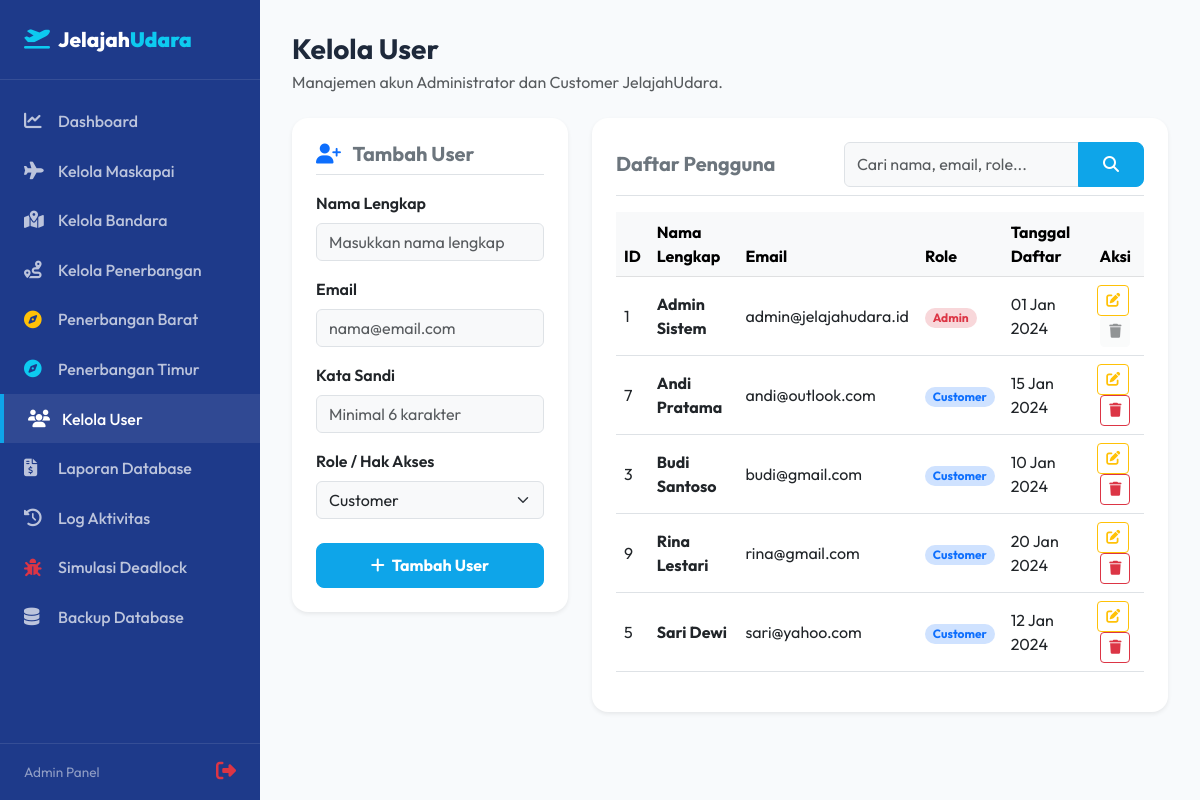
Screenshot of /admin/user/index.php (signed in) with the database file from the repository.
### tables this page shows
CREATE TABLE `users` (
  `id_user` int unsigned NOT NULL AUTO_INCREMENT,
  `nama` varchar(100) NOT NULL,
  `email` varchar(150) NOT NULL,
  `password` varchar(255) NOT NULL,
  `role` enum('admin','customer') NOT NULL DEFAULT 'customer',
  `created_at` datetime NOT NULL DEFAULT CURRENT_TIMESTAMP,
  `nama_lengkap` varchar(100) NOT NULL DEFAULT '',
  PRIMARY KEY (`id_user`),
  UNIQUE KEY `uq_email` (`email`),
  KEY `idx_role` (`role`)
);

### admin/user/index.php (the view, shortened to what this page needs)
<?php
require_once '../../includes/header.php';
$database = new Database();
$db = $database->getConnection();
$edit_data = null;
$search = isset($_GET['search']) ? filter_input(INPUT_GET, 'search', FILTER_SANITIZE_SPECIAL_CHARS) : '';
$users_list = [];
try {
    if (!empty($search)) {
        $query = "SELECT * FROM users
                  WHERE nama_lengkap LIKE :search
                     OR email LIKE :search
                     OR role LIKE :search
                  ORDER BY nama_lengkap ASC";
        $stmt = $db->prepare($query);
        $search_param = "%" . $search . "%";
        $stmt->bindParam(':search', $search_param);
    } else {
        $query = "SELECT * FROM users ORDER BY nama_lengkap ASC";
        $stmt = $db->prepare($query);
    }
    $stmt->execute();
    $users_list = $stmt->fetchAll(PDO::FETCH_ASSOC);
} catch (PDOException $e) {}
?>
<div class="admin-wrapper">
    <?php require_once '../../includes/sidebar.php'; ?>
    <main class="admin-content">
        <div class="d-flex justify-content-between align-items-center mb-4">
            <div>
                <h3 class="fw-bold mb-1">Kelola User</h3>
                <p class="text-muted mb-0">Manajemen akun Administrator dan Customer JelajahUdara.</p>
            </div>
        </div>
        <div class="row g-4">
            <div class="col-lg-4">
                <div class="card border-0 shadow-sm rounded-4 p-4 bg-white">
                    <h5 class="fw-bold text-secondary mb-3 pb-2 border-bottom">
                        <?= $edit_data ? '<i class="fa-solid fa-user-pen text-warning me-2"></i> Edit User' : '<i class="fa-solid fa-user-plus text-primary me-2"></i> Tambah User' ?>
                    </h5>
                    <form action="index.php" method="POST">
                        <div class="mb-3">
                            <label for="nama_lengkap" class="form-label fw-semibold">Nama Lengkap</label>
                            <input type="text" class="form-control bg-light" id="nama_lengkap" name="nama_lengkap" value="<?= htmlspecialchars($edit_data['nama_lengkap'] ?? '') ?>" placeholder="Masukkan nama lengkap" required>
                        </div>
                        <div class="mb-3">
                            <label for="email" class="form-label fw-semibold">Email</label>
                            <input type="email" class="form-control bg-light" id="email" name="email" value="<?= htmlspecialchars($edit_data['email'] ?? '') ?>" placeholder="nama@email.com" required>
                        </div>
                        <div class="mb-3">
                            <label for="password" class="form-label fw-semibold">Kata Sandi</label>
                            <input type="password" class="form-control bg-light" id="password" name="password" placeholder="<?= $edit_data ? 'Kosongkan jika tidak diubah' : 'Minimal 6 karakter' ?>" <?= $edit_data ? '' : 'required' ?> minlength="6">
                        </div>
                        <div class="mb-4">
                            <label for="role" class="form-label fw-semibold">Role / Hak Akses</label>
                            <select class="form-select bg-light" id="role" name="role" required>
                                <option value="customer" <?= (isset($edit_data['role']) && $edit_data['role'] === 'customer') ? 'selected' : '' ?>>Customer</option>
                            </select>
                        </div>
                        <button type="submit" name="<?= $edit_data ? 'edit_user' : 'add_user' ?>" class="btn <?= $edit_data ? 'btn-warning' : 'btn-primary' ?> w-100 fw-bold">
                            <?= $edit_data ? '<i class="fa-solid fa-floppy-disk me-1"></i> Simpan Perubahan' : '<i class="fa-solid fa-plus me-1"></i> Tambah User' ?>
                        </button>
                    </form>
                </div>
            </div>
            <div class="col-lg-8">
                <div class="card border-0 shadow-sm rounded-4 p-4 bg-white">
                    <div class="d-flex flex-column flex-md-row justify-content-between align-items-md-center gap-3 mb-3 border-bottom pb-2">
                        <h5 class="fw-bold text-secondary mb-0">Daftar Pengguna</h5>
                        <form action="" method="GET" class="d-flex" style="max-width: 300px;">
                            <div class="input-group">
                                <input type="text" name="search" class="form-control bg-light" placeholder="Cari nama, email, role..." value="<?= htmlspecialchars($search) ?>">
                                <button class="btn btn-primary" type="submit"><i class="fa-solid fa-magnifying-glass"></i></button>
                            </div>
                        </form>
                    </div>
                    <div class="table-responsive">
                        <table class="table table-hover align-middle">
                            <thead class="table-light">
                                <tr>
                                    <th>ID</th>
                                    <th>Nama Lengkap</th>
                                    <th>Email</th>
                                    <th>Role</th>
                                    <th>Tanggal Daftar</th>
                                    <th class="text-center">Aksi</th>
                                </tr>
                            </thead>
                            <tbody>
                                <?php if (!empty($users_list)): ?>
                                    <?php foreach ($users_list as $u): ?>
                                        <tr>
                                            <td><?= $u['id_user'] ?></td>
                                            <td><strong><?= htmlspecialchars($u['nama_lengkap']) ?></strong></td>
                                            <td><?= htmlspecialchars($u['email']) ?></td>
                                            <td>
                                                <span class="badge <?= $u['role'] === 'admin' ? 'bg-danger-subtle text-danger' : 'bg-primary-subtle text-primary' ?> px-2.5 py-1.5 rounded-pill text-capitalize">
                                                    <?= htmlspecialchars($u['role']) ?>
                                                </span>
                                            </td>
                                            <td><?= date('d M Y', strtotime($u['created_at'])) ?></td>
                                            <td class="text-center">
                                                <a href="index.php?action=edit&id=<?= $u['id_user'] ?>" class="btn btn-outline-warning btn-sm me-1" title="Edit">
                                                    <i class="fa-solid fa-pen-to-square"></i>
                                                </a>
                                                <?php if ($u['id_user'] !== intval($_SESSION['user_id'])): ?>
                                                    <a href="index.php?action=delete&id=<?= $u['id_user'] ?>" class="btn btn-outline-danger btn-sm" onclick="return confirm('Apakah Anda yakin ingin menghapus user ini?');" title="Hapus">
                                                        <i class="fa-solid fa-trash"></i>
                                                    </a>
                                                <?php else: ?>
                                                    <button class="btn btn-light btn-sm text-muted" disabled><i class="fa-solid fa-trash"></i></button>
                                                <?php endif; ?>
                                            </td>
                                        </tr>
                                    <?php endforeach; ?>
                                <?php else: ?>
                                    <tr>
                                        <td colspan="6" class="text-center py-4 text-muted">User tidak ditemukan.</td>
                                    </tr>
                                <?php endif; ?>
                            </tbody>
                        </table>
                    </div>
                </div>
            </div>
        </div>
    </main>
</div>
<?php
require_once '../../includes/footer.php';
?>

### assets/css/style.css (style rules this page uses)
:root { --primary-color: #0EA5E9; --primary-hover: #0284C7; --secondary-color: #1E3A8A; --secondary-hover: #172554; --success-color: #22C55E; --warning-color: #F59E0B; --danger-color: #EF4444; --bg-color: #F8FAFC; --card-shadow: 0 10px 30px -5px rgba(0, 0, 0, 0.05), 0 4px 6px -2px rgba(0, 0, 0, 0.02); --hover-shadow: 0 20px 40px -5px rgba(14, 165, 233, 0.15), 0 8px 16px -4px rgba(14, 165, 233, 0.05); }
body { font-family: 'Outfit', sans-serif; background-color: var(--bg-color); color: #1E293B; min-height: 100vh; display: flex; flex-direction: column; }
main { flex: 1; }
.btn-primary { background-color: var(--primary-color); border-color: var(--primary-color); padding: 0.6rem 1.5rem; font-weight: 500; border-radius: 8px; transition: all 0.3s ease; }
.admin-wrapper { display: flex; min-height: 100vh; }
.admin-content { flex: 1; background-color: var(--bg-color); padding: 2rem; overflow-x: hidden; }

### rows the page displays
users: id_user "1", nama_lengkap "Admin Sistem", email "admin@jelajahudara.id", role "Admin", created_at "01 Jan 2024"
users: id_user "7", nama_lengkap "Andi Pratama", email "andi@outlook.com", role "Customer", created_at "15 Jan 2024"
users: id_user "3", nama_lengkap "Budi Santoso", email "budi@gmail.com", role "Customer", created_at "10 Jan 2024"
users: id_user "9", nama_lengkap "Rina Lestari", email "rina@gmail.com", role "Customer", created_at "20 Jan 2024"
users: id_user "5", nama_lengkap "Sari Dewi", email "sari@yahoo.com", role "Customer", created_at "12 Jan 2024"
